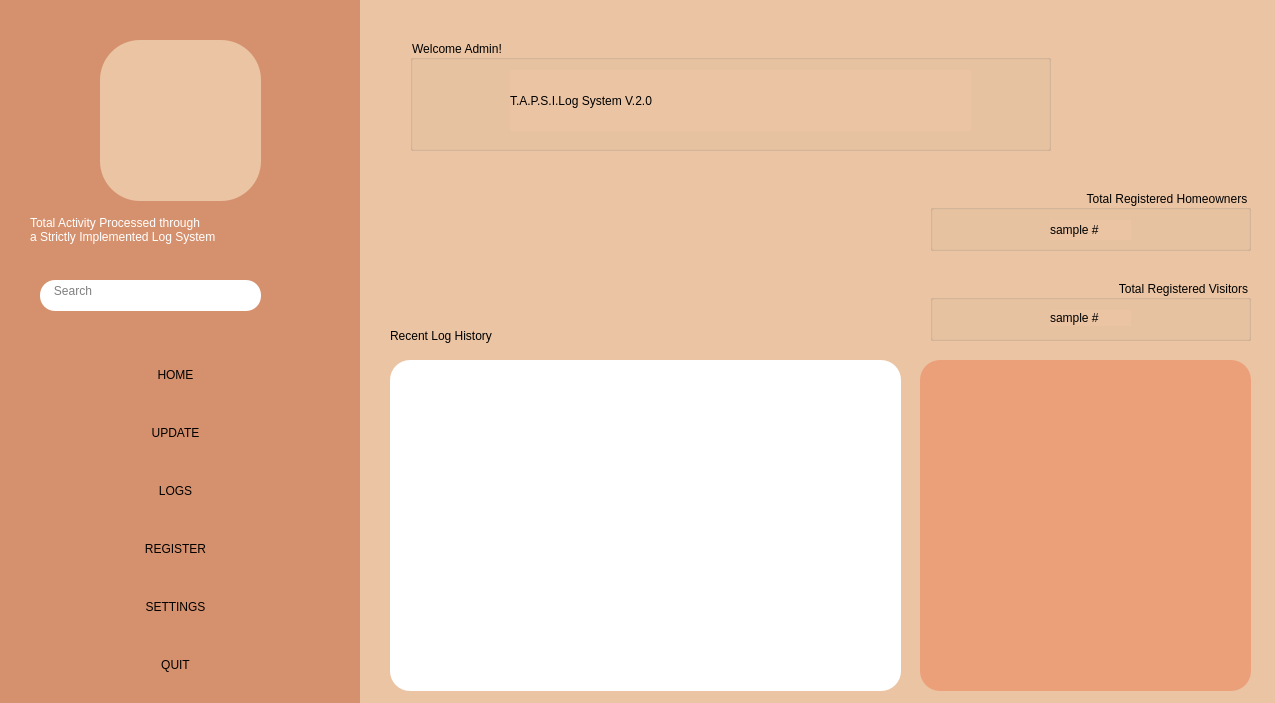
<?xml version="1.0" encoding="UTF-8"?>
<ui version="4.0">
 <class>MainWindow</class>
 <widget class="QMainWindow" name="MainWindow">
  <property name="enabled">
   <bool>true</bool>
  </property>
  <property name="geometry">
   <rect>
    <x>0</x>
    <y>0</y>
    <width>1275</width>
    <height>703</height>
   </rect>
  </property>
  <property name="maximumSize">
   <size>
    <width>1275</width>
    <height>820</height>
   </size>
  </property>
  <property name="windowTitle">
   <string>TAPSILog</string>
  </property>
  <property name="windowIcon">
   <iconset>
    <normaloff>../../../../Downloads/tapsi_acc_login_admin-1.ui-20231123T060703Z-001/logo-removebg-preview_smol.png</normaloff>../../../../Downloads/tapsi_acc_login_admin-1.ui-20231123T060703Z-001/logo-removebg-preview_smol.png</iconset>
  </property>
  <property name="toolTipDuration">
   <number>-2</number>
  </property>
  <property name="styleSheet">
   <string notr="true">background-color: rgb(213, 145, 110);</string>
  </property>
  <widget class="QWidget" name="centralwidget">
   <widget class="QWidget" name="HOME_changeable_panel" native="true">
    <property name="enabled">
     <bool>true</bool>
    </property>
    <property name="geometry">
     <rect>
      <x>360</x>
      <y>0</y>
      <width>921</width>
      <height>721</height>
     </rect>
    </property>
    <property name="styleSheet">
     <string notr="true">background-color: rgb(234, 196, 163);</string>
    </property>
    <widget class="QGroupBox" name="GREETING_MSG">
     <property name="geometry">
      <rect>
       <x>50</x>
       <y>40</y>
       <width>641</width>
       <height>111</height>
      </rect>
     </property>
     <property name="styleSheet">
      <string notr="true">font: 63 15pt &quot;OCR A Extended&quot;;</string>
     </property>
     <property name="title">
      <string>Welcome Admin!</string>
     </property>
     <property name="flat">
      <bool>false</bool>
     </property>
     <widget class="QLabel" name="TAPSI_LABEL">
      <property name="geometry">
       <rect>
        <x>100</x>
        <y>30</y>
        <width>461</width>
        <height>61</height>
       </rect>
      </property>
      <property name="styleSheet">
       <string notr="true">font: 25pt &quot;Reem Kufi&quot;;
</string>
      </property>
      <property name="text">
       <string>T.A.P.S.I.Log System V.2.0</string>
      </property>
     </widget>
    </widget>
    <widget class="QTableView" name="RECENT_LOGS">
     <property name="geometry">
      <rect>
       <x>30</x>
       <y>360</y>
       <width>511</width>
       <height>331</height>
      </rect>
     </property>
     <property name="toolTip">
      <string/>
     </property>
     <property name="styleSheet">
      <string notr="true">background-color: rgb(255, 255, 255);
border-radius: 20px;</string>
     </property>
     <property name="frameShape">
      <enum>QFrame::Box</enum>
     </property>
     <property name="frameShadow">
      <enum>QFrame::Raised</enum>
     </property>
    </widget>
    <widget class="QGroupBox" name="TOTAL_REG_HO">
     <property name="geometry">
      <rect>
       <x>570</x>
       <y>190</y>
       <width>321</width>
       <height>61</height>
      </rect>
     </property>
     <property name="styleSheet">
      <string notr="true">font: 9pt &quot;OCR A Extended&quot;;
</string>
     </property>
     <property name="title">
      <string>Total Registered Homeowners</string>
     </property>
     <property name="alignment">
      <set>Qt::AlignRight|Qt::AlignTrailing|Qt::AlignVCenter</set>
     </property>
     <property name="flat">
      <bool>false</bool>
     </property>
     <widget class="QLabel" name="total_reg_ho_label">
      <property name="geometry">
       <rect>
        <x>120</x>
        <y>30</y>
        <width>81</width>
        <height>20</height>
       </rect>
      </property>
      <property name="text">
       <string>sample #</string>
      </property>
     </widget>
    </widget>
    <widget class="QPushButton" name="QR_SCANNER_BTN">
     <property name="geometry">
      <rect>
       <x>70</x>
       <y>190</y>
       <width>100</width>
       <height>100</height>
      </rect>
     </property>
     <property name="toolTip">
      <string>QR Scanner</string>
     </property>
     <property name="styleSheet">
      <string notr="true">QPushButton{
	border-radius: 50px;
}

QPushButton:enabled {
   background-color: #eac4a3;
}

QPushButton:pressed {
   background-color: #CE8865;

}

QPushButton:hover:!pressed {
   background-color: #d5916e;
	border-radius: 50px;
}

QPushButton:disabled {
   background-color: #eac4a3;
}</string>
     </property>
     <property name="text">
      <string/>
     </property>
     <property name="icon">
      <iconset>
       <normaloff>../../../../Downloads/OneDrive/Desktop/BDSM/qr-scan (1).png</normaloff>../../../../Downloads/OneDrive/Desktop/BDSM/qr-scan (1).png</iconset>
     </property>
     <property name="iconSize">
      <size>
       <width>200</width>
       <height>200</height>
      </size>
     </property>
    </widget>
    <widget class="QGroupBox" name="TOTAL_REG_VIS">
     <property name="geometry">
      <rect>
       <x>570</x>
       <y>280</y>
       <width>321</width>
       <height>61</height>
      </rect>
     </property>
     <property name="styleSheet">
      <string notr="true">font: 9pt &quot;OCR A Extended&quot;;</string>
     </property>
     <property name="title">
      <string>Total Registered Visitors</string>
     </property>
     <property name="alignment">
      <set>Qt::AlignRight|Qt::AlignTrailing|Qt::AlignVCenter</set>
     </property>
     <widget class="QLabel" name="total_reg_vis_label">
      <property name="geometry">
       <rect>
        <x>120</x>
        <y>30</y>
        <width>81</width>
        <height>16</height>
       </rect>
      </property>
      <property name="text">
       <string>sample #</string>
      </property>
     </widget>
    </widget>
    <widget class="QPushButton" name="HUCK_BTN">
     <property name="geometry">
      <rect>
       <x>230</x>
       <y>190</y>
       <width>100</width>
       <height>100</height>
      </rect>
     </property>
     <property name="toolTip">
      <string>HUCK AI Scanner</string>
     </property>
     <property name="styleSheet">
      <string notr="true">QPushButton{
	border-radius: 50px;
}

QPushButton:enabled {
   background-color: #eac4a3;
}

QPushButton:pressed {
   background-color: #CE8865;

}

QPushButton:hover:!pressed {
   background-color: #d5916e;
	border-radius: 50px;
}

QPushButton:disabled {
   background-color: #eac4a3;
}</string>
     </property>
     <property name="text">
      <string/>
     </property>
     <property name="icon">
      <iconset>
       <normaloff>../../../../Downloads/OneDrive/Desktop/BDSM/huck.png</normaloff>../../../../Downloads/OneDrive/Desktop/BDSM/huck.png</iconset>
     </property>
     <property name="iconSize">
      <size>
       <width>100</width>
       <height>100</height>
      </size>
     </property>
    </widget>
    <widget class="QPushButton" name="QR_SCANNER_BTN_2">
     <property name="geometry">
      <rect>
       <x>390</x>
       <y>190</y>
       <width>100</width>
       <height>100</height>
      </rect>
     </property>
     <property name="toolTip">
      <string>QR Generator</string>
     </property>
     <property name="styleSheet">
      <string notr="true">QPushButton{
	border-radius: 50px;
}

QPushButton:enabled {
   background-color: #eac4a3;
}

QPushButton:pressed {
   background-color: #CE8865;

}

QPushButton:hover:!pressed {
   background-color: #d5916e;
	border-radius: 50px;
}

QPushButton:disabled {
   background-color: #eac4a3;
}</string>
     </property>
     <property name="text">
      <string/>
     </property>
     <property name="icon">
      <iconset>
       <normaloff>../../../../Downloads/OneDrive/Desktop/BDSM/qr2.png</normaloff>../../../../Downloads/OneDrive/Desktop/BDSM/qr2.png</iconset>
     </property>
     <property name="iconSize">
      <size>
       <width>200</width>
       <height>200</height>
      </size>
     </property>
    </widget>
    <widget class="QLabel" name="loglabel">
     <property name="geometry">
      <rect>
       <x>30</x>
       <y>320</y>
       <width>141</width>
       <height>31</height>
      </rect>
     </property>
     <property name="styleSheet">
      <string notr="true">font: 10pt &quot;Reem Kufi&quot;;</string>
     </property>
     <property name="text">
      <string>Recent Log History</string>
     </property>
    </widget>
    <widget class="QWidget" name="widget" native="true">
     <property name="geometry">
      <rect>
       <x>560</x>
       <y>360</y>
       <width>331</width>
       <height>331</height>
      </rect>
     </property>
     <property name="toolTipDuration">
      <number>-1</number>
     </property>
     <property name="styleSheet">
      <string notr="true">background-color: rgb(236, 160, 122);
border-radius: 20px;</string>
     </property>
    </widget>
   </widget>
   <widget class="QLabel" name="TAPSI_NAME">
    <property name="geometry">
     <rect>
      <x>30</x>
      <y>210</y>
      <width>301</width>
      <height>41</height>
     </rect>
    </property>
    <property name="styleSheet">
     <string notr="true">background-color: rgb(213, 145, 110);

font: 9pt &quot;OCR A Extended&quot;;

color: rgb(255, 255, 255);
 align: &quot;center&quot;;</string>
    </property>
    <property name="text">
     <string>  Total Activity Processed through &lt;br /&gt; a Strictly Implemented Log System</string>
    </property>
   </widget>
   <widget class="QLabel" name="TAPSI_LOGO">
    <property name="geometry">
     <rect>
      <x>100</x>
      <y>40</y>
      <width>161</width>
      <height>161</height>
     </rect>
    </property>
    <property name="styleSheet">
     <string notr="true">image: url(:/pics/assets/logo.png);
background-color: rgb(234, 196, 163);
border-radius: 40px;
</string>
    </property>
    <property name="frameShape">
     <enum>QFrame::NoFrame</enum>
    </property>
    <property name="frameShadow">
     <enum>QFrame::Plain</enum>
    </property>
    <property name="text">
     <string/>
    </property>
    <property name="pixmap">
     <pixmap>../../../../Downloads/OneDrive/Desktop/BDSM/logo-removebg-preview_smol.png</pixmap>
    </property>
    <property name="alignment">
     <set>Qt::AlignCenter</set>
    </property>
   </widget>
   <widget class="QPushButton" name="ENTER_BROWSER_BTN">
    <property name="geometry">
     <rect>
      <x>270</x>
      <y>280</y>
      <width>41</width>
      <height>31</height>
     </rect>
    </property>
    <property name="styleSheet">
     <string notr="true">QPushButton {
   border-radius: 15px;
}

QPushButton:enabled {
   background-color: #D5916E;
   color: white;
}

QPushButton:pressed {
   background-color: #CE8865;
   color: #ffffff;
}

QPushButton:hover:!pressed {
   background-color: #EAC4A3;
   color: #008080;
}

QPushButton:disabled {
   background-color: #D5916E;
   color: #ffffff;
}</string>
    </property>
    <property name="text">
     <string/>
    </property>
    <property name="icon">
     <iconset>
      <normaloff>../../../../Downloads/OneDrive/Desktop/BDSM/search (2).png</normaloff>../../../../Downloads/OneDrive/Desktop/BDSM/search (2).png</iconset>
    </property>
    <property name="iconSize">
     <size>
      <width>20</width>
      <height>20</height>
     </size>
    </property>
   </widget>
   <widget class="QWidget" name="verticalLayoutWidget">
    <property name="geometry">
     <rect>
      <x>50</x>
      <y>330</y>
      <width>241</width>
      <height>381</height>
     </rect>
    </property>
    <layout class="QVBoxLayout" name="verticalLayout">
     <item>
      <widget class="QPushButton" name="HOME_BTN">
       <property name="styleSheet">
        <string notr="true">QPushButton{
	border-radius: 15px;
}
QPushButton:enabled {
   background-color: #d5916e;
   color: #fffff;
font: 13pt &quot;Reem Kufi&quot;;
}

QPushButton:pressed {
   background-color: #d5916e;
   color: #ffaa7f;
}

QPushButton:hover:!pressed {
   background-color: #d5916e;
   color: #ffffff;
	border-radius: 23px;
border-radius: 15px;
}

QPushButton:disabled {
   background-color: #d5916e;
   color: #000000;
}</string>
       </property>
       <property name="text">
        <string>   HOME</string>
       </property>
       <property name="icon">
        <iconset>
         <normaloff>../../../../Downloads/OneDrive/Desktop/BDSM/home.png</normaloff>../../../../Downloads/OneDrive/Desktop/BDSM/home.png</iconset>
       </property>
       <property name="iconSize">
        <size>
         <width>20</width>
         <height>20</height>
        </size>
       </property>
      </widget>
     </item>
     <item>
      <widget class="QPushButton" name="UPDATE_BTN">
       <property name="styleSheet">
        <string notr="true">QPushButton{
	border-radius: 15px;
}
QPushButton:enabled {
   background-color: #d5916e;
   color: #fffff;
font: 13pt &quot;Reem Kufi&quot;;
}

QPushButton:pressed {
   background-color: #d5916e;
   color: #ffaa7f;
}

QPushButton:hover:!pressed {
   background-color: #d5916e;
   color: #ffffff;
	border-radius: 23px;
border-radius: 15px;
}

QPushButton:disabled {
   background-color: #d5916e;
   color: #000000;
}</string>
       </property>
       <property name="text">
        <string>   UPDATE</string>
       </property>
       <property name="icon">
        <iconset>
         <normaloff>../../../../Downloads/OneDrive/Desktop/BDSM/refresh.png</normaloff>../../../../Downloads/OneDrive/Desktop/BDSM/refresh.png</iconset>
       </property>
       <property name="iconSize">
        <size>
         <width>20</width>
         <height>20</height>
        </size>
       </property>
      </widget>
     </item>
     <item>
      <widget class="QPushButton" name="LOGS_BTN">
       <property name="styleSheet">
        <string notr="true">QPushButton{
	border-radius: 15px;
}
QPushButton:enabled {
   background-color: #d5916e;
   color: #fffff;
font: 13pt &quot;Reem Kufi&quot;;
}

QPushButton:pressed {
   background-color: #d5916e;
   color: #ffaa7f;
}

QPushButton:hover:!pressed {
   background-color: #d5916e;
   color: #ffffff;
	border-radius: 23px;
border-radius: 15px;
}

QPushButton:disabled {
   background-color: #d5916e;
   color: #000000;
}</string>
       </property>
       <property name="text">
        <string>   LOGS</string>
       </property>
       <property name="icon">
        <iconset>
         <normaloff>../../../../Downloads/OneDrive/Desktop/BDSM/book-open-cover.png</normaloff>../../../../Downloads/OneDrive/Desktop/BDSM/book-open-cover.png</iconset>
       </property>
       <property name="iconSize">
        <size>
         <width>20</width>
         <height>20</height>
        </size>
       </property>
      </widget>
     </item>
     <item>
      <widget class="QPushButton" name="REG_BTN">
       <property name="styleSheet">
        <string notr="true">QPushButton{
	border-radius: 15px;
}
QPushButton:enabled {
   background-color: #d5916e;
   color: #fffff;
font: 13pt &quot;Reem Kufi&quot;;
}

QPushButton:pressed {
   background-color: #d5916e;
   color: #ffaa7f;
}

QPushButton:hover:!pressed {
   background-color: #d5916e;
   color: #ffffff;
	border-radius: 23px;
border-radius: 15px;
}

QPushButton:disabled {
   background-color: #d5916e;
   color: #000000;
}</string>
       </property>
       <property name="text">
        <string>   REGISTER</string>
       </property>
       <property name="icon">
        <iconset>
         <normaloff>../../../../Downloads/OneDrive/Desktop/BDSM/user-add.png</normaloff>../../../../Downloads/OneDrive/Desktop/BDSM/user-add.png</iconset>
       </property>
       <property name="iconSize">
        <size>
         <width>20</width>
         <height>20</height>
        </size>
       </property>
      </widget>
     </item>
     <item>
      <widget class="QPushButton" name="GEN_QR_BTN">
       <property name="styleSheet">
        <string notr="true">QPushButton{
	border-radius: 15px;
}
QPushButton:enabled {
   background-color: #d5916e;
   color: #fffff;
font: 13pt &quot;Reem Kufi&quot;;
}

QPushButton:pressed {
   background-color: #d5916e;
   color: #ffaa7f;
}

QPushButton:hover:!pressed {
   background-color: #d5916e;
   color: #ffffff;
	border-radius: 23px;
border-radius: 15px;
}

QPushButton:disabled {
   background-color: #d5916e;
   color: #000000;
}</string>
       </property>
       <property name="text">
        <string>   SETTINGS</string>
       </property>
       <property name="icon">
        <iconset>
         <normaloff>../../../../Downloads/OneDrive/Desktop/BDSM/settings.png</normaloff>../../../../Downloads/OneDrive/Desktop/BDSM/settings.png</iconset>
       </property>
       <property name="iconSize">
        <size>
         <width>20</width>
         <height>20</height>
        </size>
       </property>
      </widget>
     </item>
     <item>
      <widget class="QPushButton" name="EXIT_BTN">
       <property name="styleSheet">
        <string notr="true">QPushButton{
	border-radius: 15px;
}
QPushButton:enabled {
   background-color: #d5916e;
   color: #fffff;
font: 13pt &quot;Reem Kufi&quot;;
}

QPushButton:pressed {
   background-color: #d5916e;
   color: #ffaa7f;
}

QPushButton:hover:!pressed {
   background-color: #d5916e;
   color: #ffffff;
	border-radius: 23px;
border-radius: 15px;
}

QPushButton:disabled {
   background-color: #d5916e;
   color: #000000;
}</string>
       </property>
       <property name="text">
        <string>   QUIT</string>
       </property>
       <property name="icon">
        <iconset>
         <normaloff>../../../../Downloads/OneDrive/Desktop/BDSM/exit.png</normaloff>../../../../Downloads/OneDrive/Desktop/BDSM/exit.png</iconset>
       </property>
       <property name="iconSize">
        <size>
         <width>20</width>
         <height>20</height>
        </size>
       </property>
      </widget>
     </item>
    </layout>
   </widget>
   <widget class="QTextEdit" name="BROWSER">
    <property name="geometry">
     <rect>
      <x>40</x>
      <y>280</y>
      <width>221</width>
      <height>31</height>
     </rect>
    </property>
    <property name="styleSheet">
     <string notr="true">background-color: rgb(255, 255, 255);
border-radius: 15px;
font: 9pt &quot;Gill Sans MT&quot;;</string>
    </property>
    <property name="frameShape">
     <enum>QFrame::Panel</enum>
    </property>
    <property name="frameShadow">
     <enum>QFrame::Sunken</enum>
    </property>
    <property name="documentTitle">
     <string/>
    </property>
    <property name="placeholderText">
     <string>   Search</string>
    </property>
   </widget>
  </widget>
 </widget>
 <resources/>
 <connections/>
</ui>
